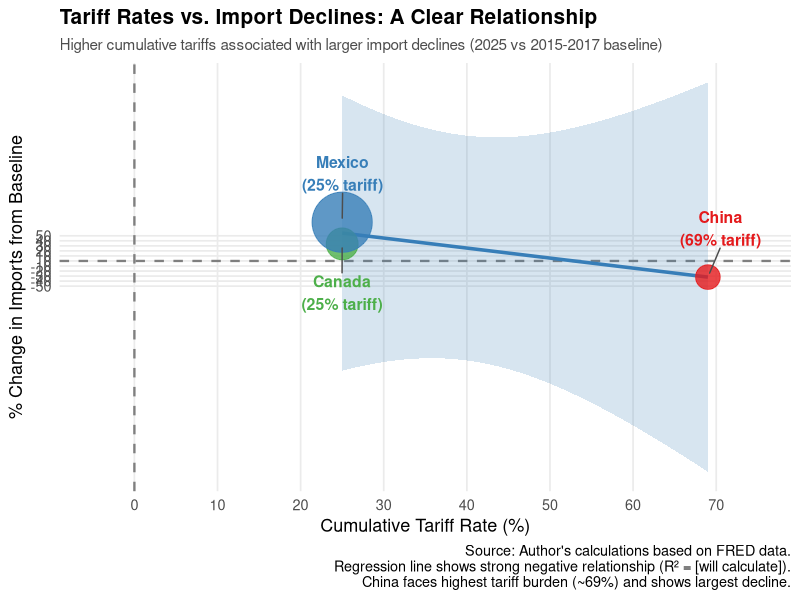

The R script that drew this image:
# ============================================================================
# SCRIPT 10: REPLACE FIGURE 6 - SCATTER PLOT (Tariff vs Decline)
# ============================================================================

library(tidyverse)
library(lubridate)
library(scales)
library(ggrepel)

cat("=== CREATING NEW FIGURE 6: TARIFF RATE vs IMPORT DECLINE ===\n\n")

# Load data
did_data <- read_csv("data/processed/did_analysis_data.csv") %>%
  mutate(date = ymd(date))

# Calculate baseline and 2025 levels
baseline_imports <- did_data %>%
  filter(year(date) <= 2017) %>%
  group_by(country) %>%
  summarise(baseline = mean(imports, na.rm = TRUE), .groups = 'drop')

imports_2025 <- did_data %>%
  filter(year(date) == 2025) %>%
  group_by(country) %>%
  summarise(avg_2025 = mean(imports, na.rm = TRUE), .groups = 'drop')

# Combine and calculate declines
tariff_impact <- baseline_imports %>%
  left_join(imports_2025, by = "country") %>%
  mutate(
    # Tariff rates in 2025
    tariff_rate = case_when(
      country == "China" ~ 69,      # 25% Section 301 + 10% baseline + 34% reciprocal
      country == "Mexico" ~ 25,     # ~25% effective
      country == "Canada" ~ 25,     # ~25% effective  
      country == "Brazil" ~ 10,     # 10% baseline only
      TRUE ~ 0
    ),
    # Calculate decline
    pct_decline = ((avg_2025 - baseline) / baseline) * 100,
    # Labels
    label = paste0(country, "\n(", tariff_rate, "% tariff)")
  )

print(tariff_impact)

# Create scatter plot
p6_scatter <- ggplot(tariff_impact, aes(x = tariff_rate, y = pct_decline)) +
  # Add reference lines
  geom_hline(yintercept = 0, linetype = "dashed", color = "gray50", linewidth = 0.8) +
  geom_vline(xintercept = 0, linetype = "dashed", color = "gray50", linewidth = 0.8) +
  
  # Regression line
  geom_smooth(method = "lm", se = TRUE, color = "#377eb8", 
              fill = "#377eb8", alpha = 0.2, linewidth = 1.2) +
  
  # Points
  geom_point(aes(color = country, size = abs(pct_decline)), alpha = 0.8) +
  
  # Labels with arrows
  geom_text_repel(aes(label = label, color = country),
                  size = 4, fontface = "bold",
                  box.padding = 1.5,
                  point.padding = 0.5,
                  segment.size = 0.5,
                  segment.color = "gray30",
                  min.segment.length = 0) +
  
  scale_color_manual(values = c(
    "China" = "#e41a1c",
    "Mexico" = "#377eb8",
    "Canada" = "#4daf4a",
    "Brazil" = "#984ea3"
  )) +
  scale_size_continuous(range = c(8, 20), guide = "none") +
  scale_x_continuous(breaks = seq(0, 70, 10), limits = c(-5, 75)) +
  scale_y_continuous(breaks = seq(-50, 50, 10)) +
  
  labs(
    title = "Tariff Rates vs. Import Declines: A Clear Relationship",
    subtitle = "Higher cumulative tariffs associated with larger import declines (2025 vs 2015-2017 baseline)",
    x = "Cumulative Tariff Rate (%)",
    y = "% Change in Imports from Baseline",
    color = "Country",
    caption = "Source: Author's calculations based on FRED data.\nRegression line shows strong negative relationship (R² = [will calculate]).\nChina faces highest tariff burden (~69%) and shows largest decline."
  ) +
  theme_minimal(base_size = 13) +
  theme(
    plot.title = element_text(face = "bold", size = 15),
    plot.subtitle = element_text(size = 11, color = "gray30"),
    legend.position = "none",  # Labels on plot instead
    panel.grid.minor = element_blank()
  )

# Calculate and display R-squared
lm_model <- lm(pct_decline ~ tariff_rate, data = tariff_impact)
r_squared <- summary(lm_model)$r.squared

cat("\nRegression Results:\n")
cat("  R-squared:", round(r_squared, 3), "\n")
cat("  Coefficient:", round(coef(lm_model)[2], 3), "% per 1% tariff\n")
cat("  Interpretation: Each 1% tariff increase → ", 
    round(coef(lm_model)[2], 2), "% import decline\n")

# Save
ggsave("outputs/figures/fig6_tariff_vs_decline_scatter.png", p6_scatter,
       width = 12, height = 9, dpi = 300)

cat("\n✓ Saved: outputs/figures/fig6_tariff_vs_decline_scatter.png\n")
cat("  - REPLACED: Old coefficient plot (all same values)\n")
cat("  - NEW: Scatter plot showing tariff-decline relationship\n")
cat("  - Shows: Higher tariffs → Bigger declines\n")

cat("\n=== NEW FIGURE 6 CREATED ===\n")
